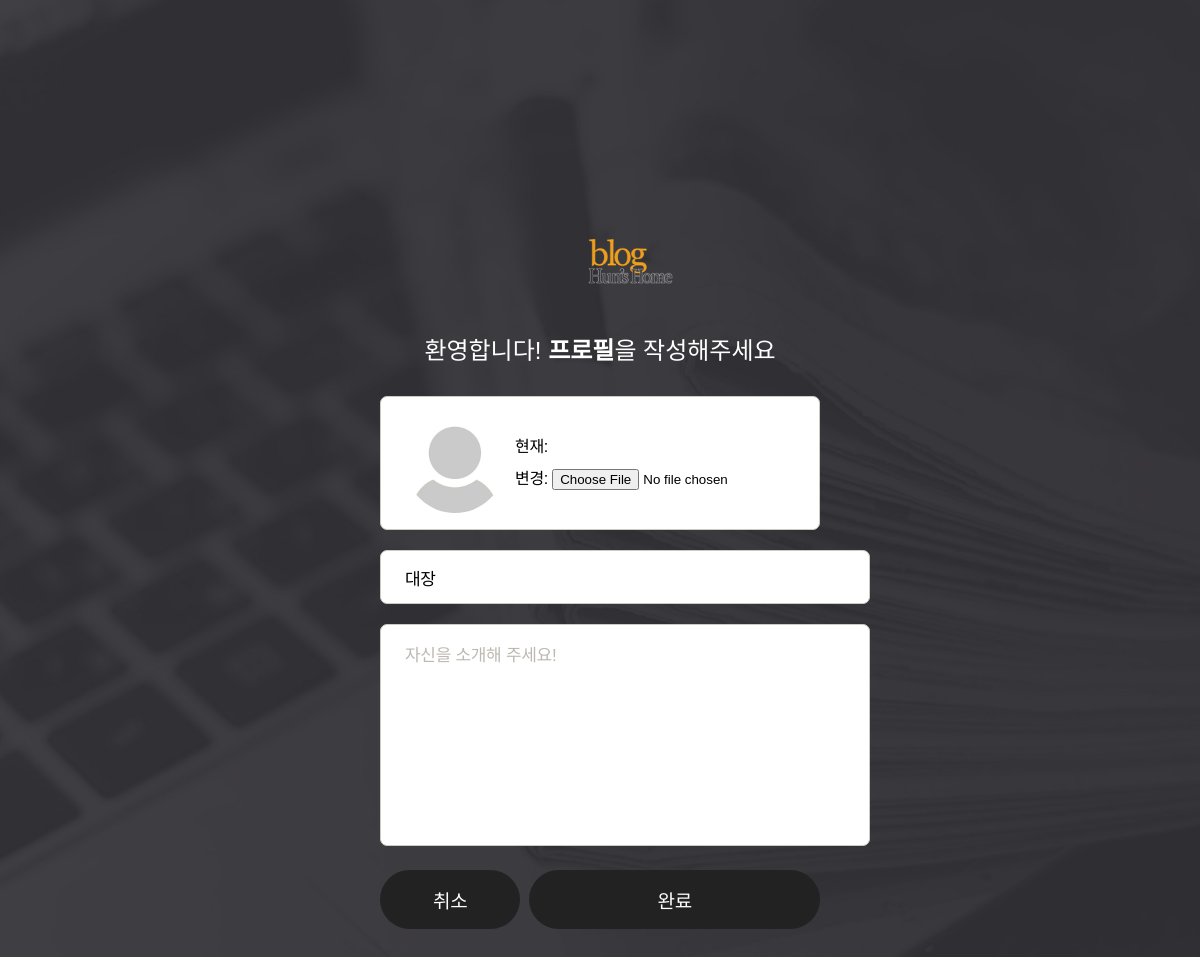
The app's page /set-profile/ (signed in), older data.
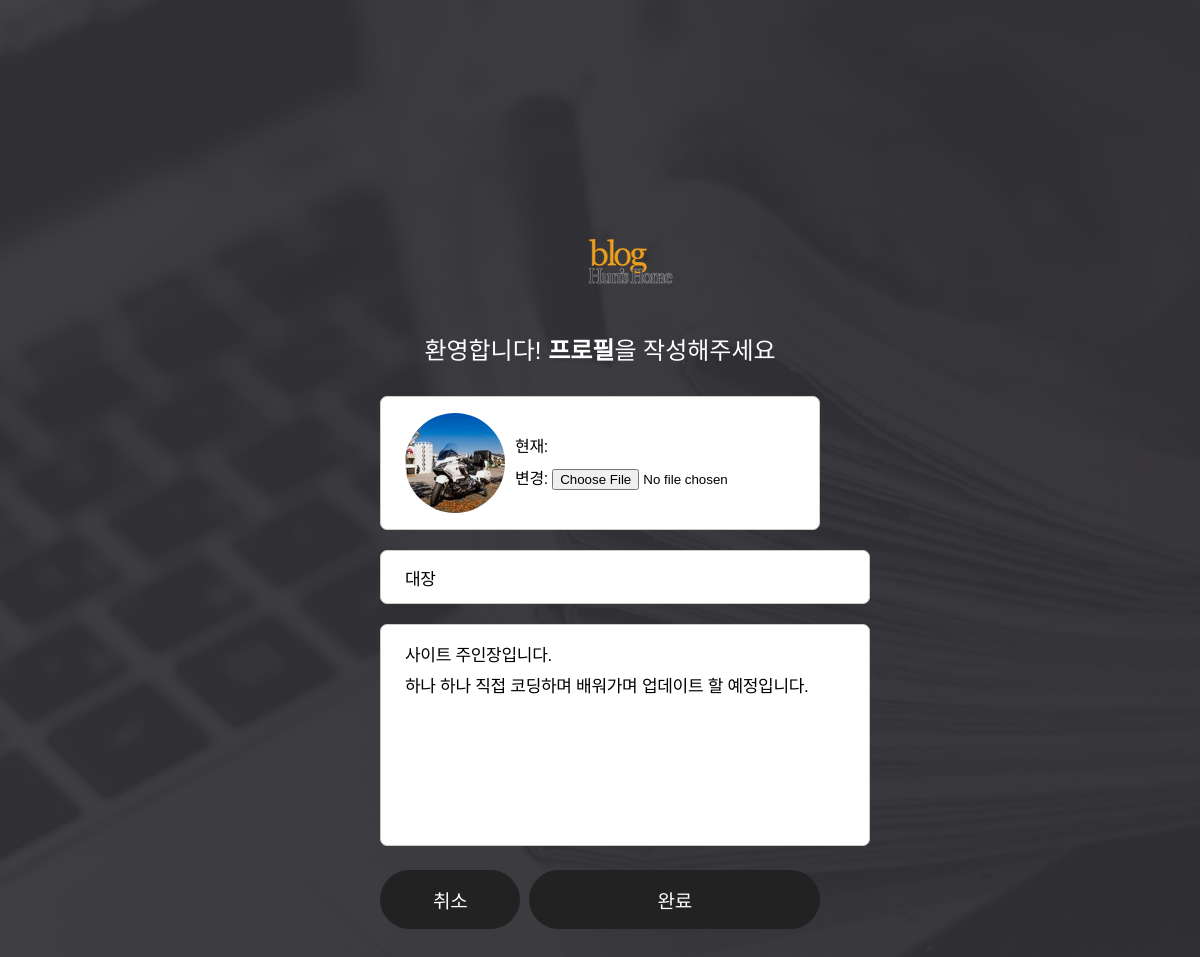
The same page, newer data.
### blog/models.py (models this page shows, shortened)
class User(AbstractUser):
    nickname = models.CharField(
        max_length=15,
        unique=True,
        null=True,
        validators=[validate_no_special_characters],
        error_messages={'unique': '이미 사용중인 닉네임입니다.'},
    )
    profile_pic = models.ImageField(default='default_profile_pic.jpg', upload_to='profile_pics')
    intro = models.CharField(max_length=60, blank=True)

### blog/views.py (the view, shortened to what this page needs)
# urls.py: path('set-profile/', views.ProfileSetView.as_view(), name='profile-set'),
class ProfileSetView(LoginRequiredMixin, UpdateView):
    model = User
    form_class = ProfileForm
    template_name = 'blog/profile/profile_set_form.html'
    def get_object(self, queryset=None):
        return self.request.user

### blog/forms.py
class ProfileForm(forms.ModelForm):
    class Meta:
        model = User
        fields = ['nickname', 'profile_pic', 'intro']
        widgets = {
            'intro': forms.Textarea,
        }

### blog/templates/blog/profile/profile_set_form.html (shortened to what this page needs)
{% extends "blog_base/base.html" %}
{% load static %}
{% load widget_tweaks %}
{% block content %}
<div class="account-background">
  <main class="profile-form">
    <div class="logo">
      <img class="logo" src="{% static 'blog/images/logo.png' %}" alt="Hun's Home Logo">
    </div>
    <p class="welcome-message">
      환영합니다! <strong>프로필</strong>을 작성해주세요
    </p>
    <form method="post" enctype="multipart/form-data" autocomplete="off">
      <div class="profile">
        <div id="profilePic" class="profile-pic cp-avatar large" style="background-image: url('{{ user.profile_pic.url }}')"></div>
        <div class="file">
          {{ form.profile_pic|add_class:"file-input"|attr:"id:id_profile_pic"|attr:"accept:image/*" }}
        </div>
      </div>
      <div class="nickname">
        {{ form.nickname|add_class:"cp-input"|add_error_class:"error"|attr:"placeholder:닉네임" }}
      </div>
      <div class="content">
        {{ form.intro|add_class:"cp-input"|add_error_class:"error"|attr:"placeholder:자신을 소개해 주세요!" }}
      </div>
      <div class="buttons">
        <a class="cp-button secondary cancel" href="{% url 'index' %}?skip_profile=1">취소</a>
        <button class="cp-button" type="submit">완료</button>
      </div>
    </form>
  </main>
</div>
{% endblock content %}

Row changes from the older to the newer data that the page shows:
changed User "대장": profile_pic: picture added in place of a placeholder; intro (not shown) → "사이트 주인장입니다. 하나 하나 직접 코딩하며 배워가며 업데이트 할 예정입니다."
